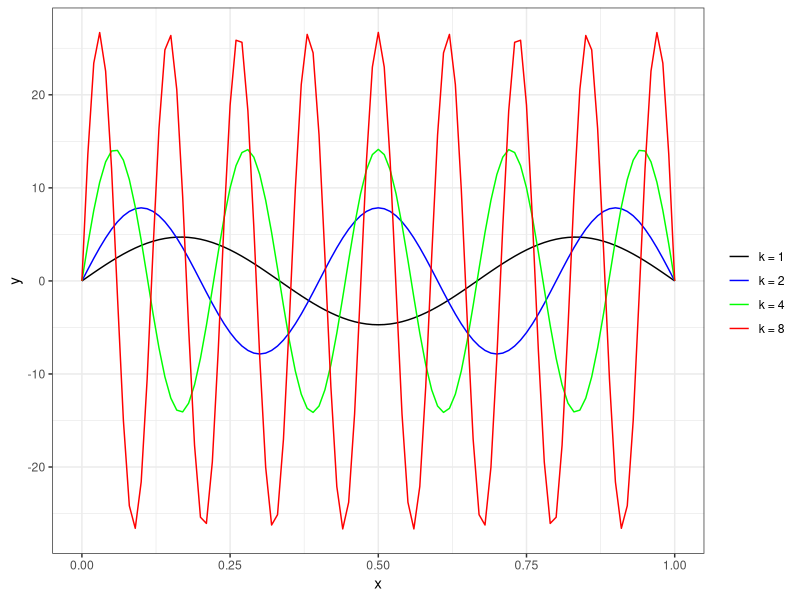
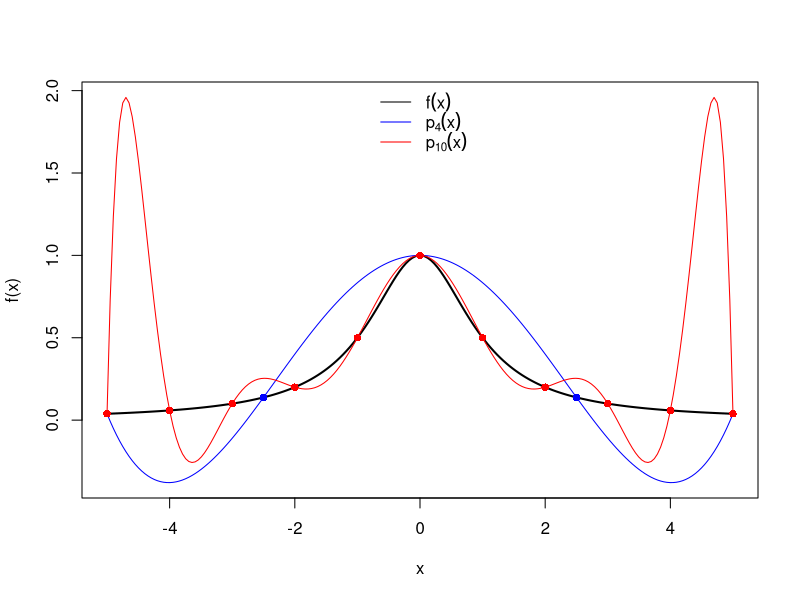
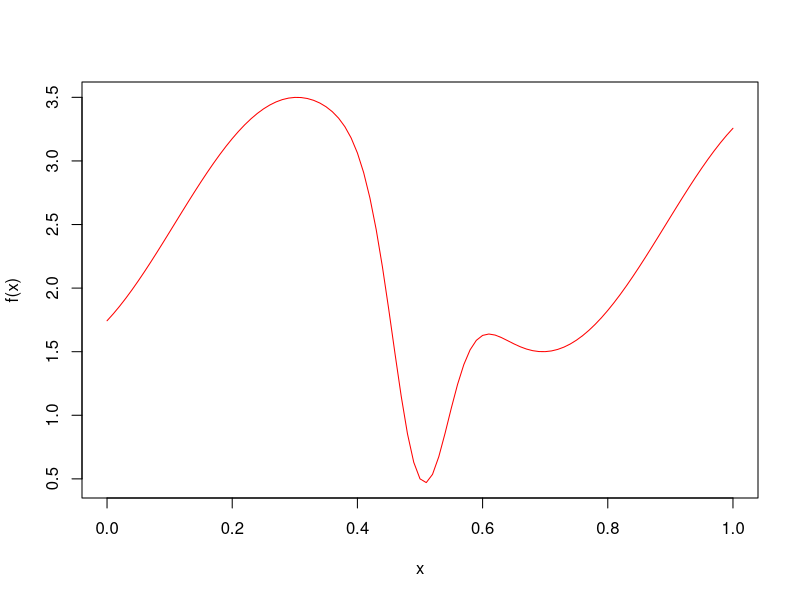
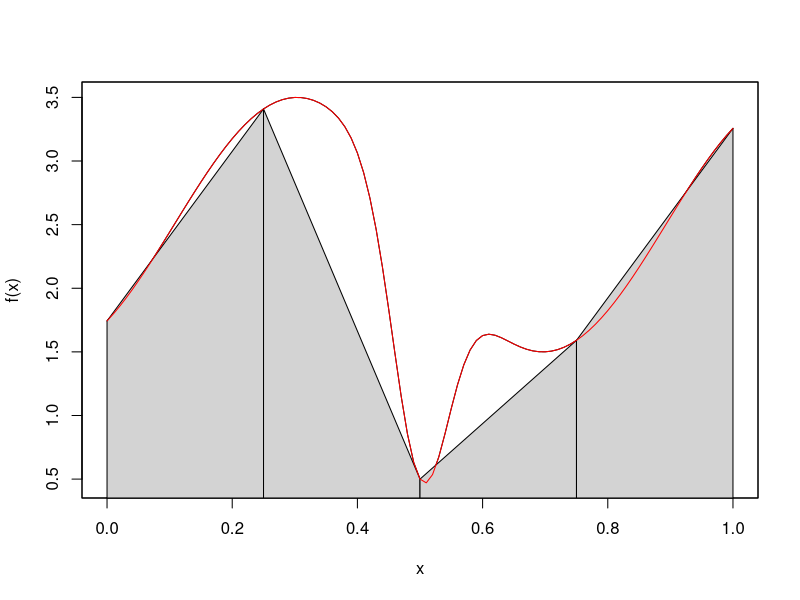
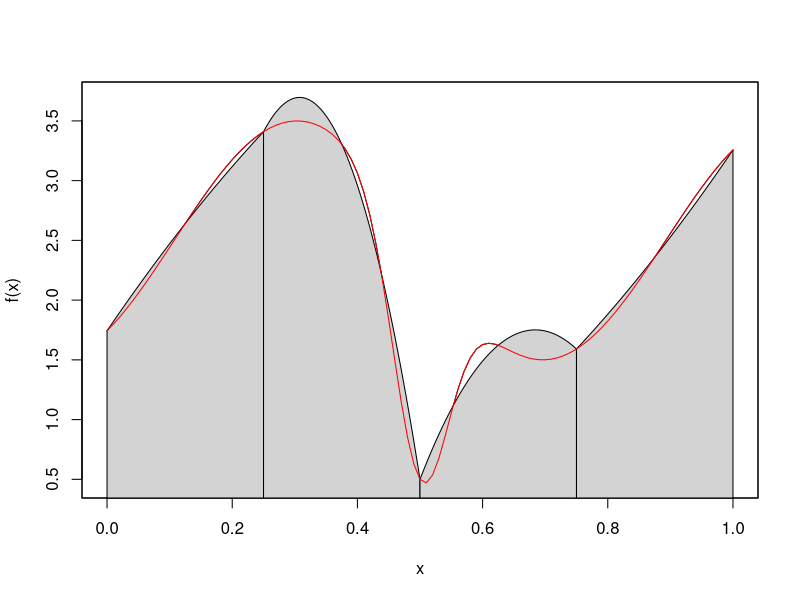
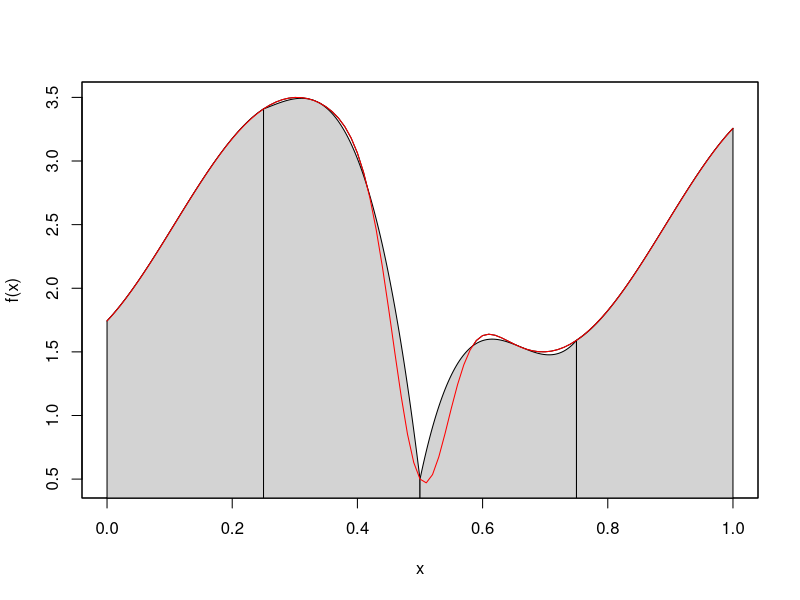
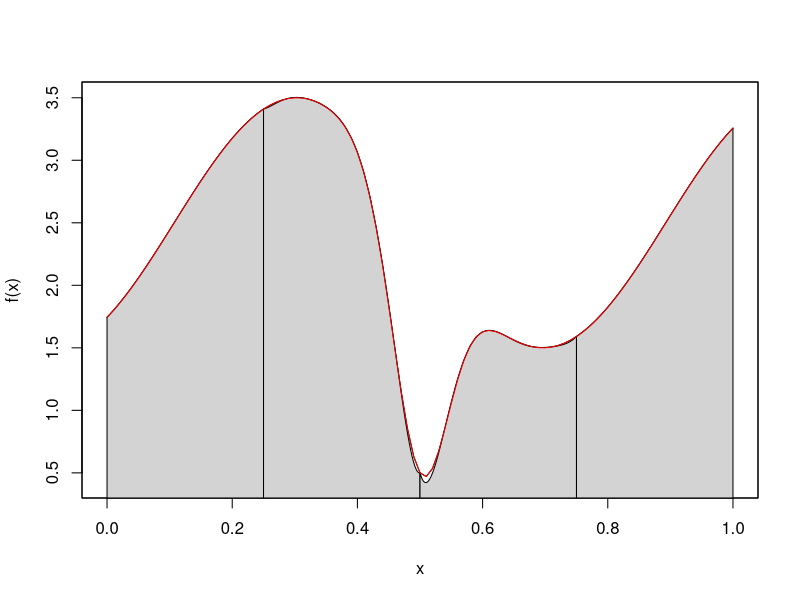
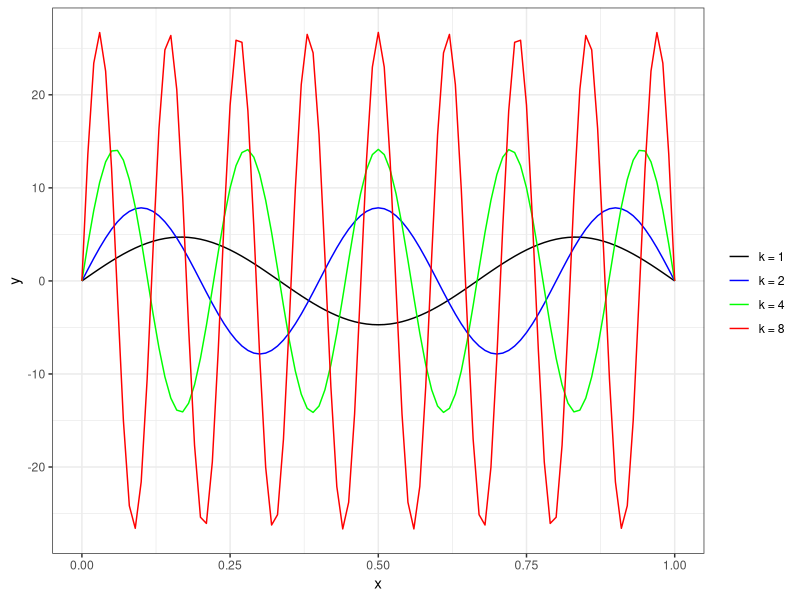

Reproduce these figures in R, in order.




library(knitr)
library(ggplot2)

f = function(x, k) {
  (2 * k + 1) * base::pi / 2 * sin((2 * k + 1) * base::pi * x)
}

pl = ggplot(data.frame(x = c(0, 1)), aes(x = x)) + theme_bw()
pl = pl + geom_path(aes(colour = "black"), stat = "function", fun = function(x) f(x, 1))
pl = pl + geom_path(aes(colour = "blue"), stat = "function", fun = function(x) f(x, 2))
pl = pl + geom_path(aes(colour = "green"), stat = "function", fun = function(x) f(x, 4))
pl = pl + geom_path(aes(colour = "red"), stat = "function", fun = function(x) f(x, 8))
pl = pl + scale_colour_identity(" ", guide = "legend",  labels = c("k = 1", "k = 2", "k = 4", "k = 8"),  breaks = c("black", "blue", "green", "red"))

pl

ggsave("../05-quadratur/figure_man/Example1.png", pl)





pinterpol = function(x, f, degree = 2) {
  a = min(x, na.rm = TRUE)
  b = max(x, na.rm = TRUE)
  xp = seq(a, b, length = degree + 1)
  y = f(xp)
  A = outer(xp, 0:degree, "^")
  beta = solve(A) %*% y
  y = outer(x, 0:degree, "^") %*% beta
  y
}

f = function(x) {  1 / (1 + x^2)}
x = seq(-5, 5, length = 200)
y4 = pinterpol(x, f, 4)
y10 = pinterpol(x, f, 10)
plot(f(x) ~ x, type = "l", ylim = range(f(x), y4, y10), lwd = 2)
lines(y4 ~ x, col = "blue")
lines(y10 ~ x, col = "red")
xp = seq(min(x), max(x), length = 4 + 1)
points(xp, f(xp), pch = 16, col = "blue")
xp = seq(min(x), max(x), length = 10 + 1)
points(xp, f(xp), pch = 16, col = "red")
legend("top", expression(f(x), p[4](x), p[10](x)), lwd = 1,
       col = c("black", "blue", "red"), box.col = NA, bg = NA)





newcot = function(f, a, b, n = 10, m = 3, open = FALSE, plot = FALSE, ...) {
  if(m > 10) stop("m > 10 is not allowed!")
  w = switch(m,
             "1" = c(1, 1) / 2,
             "2" = c(1, 4, 1) / 6,
             "3" = c(1, 3, 3, 1) / 8,
             "4" = c(7, 32, 12, 32, 7) / 90,
             "5" = c(19, 75, 50, 50, 75, 19) / 288,
             "6" = c(41, 216, 27, 272, 27, 216, 41) / 840,
             "7" = c(751, 3577, 1323, 2989, 2989, 1323,
                     3577, 751) / 17280,
             "8" = c(989, 5888, -928, 10496, -4540, 10496,
                     -928, 5888, 989) / 28350,
             "9" = c(2857, 15741, 1080, 19344, 5778, 5778,
                     19344, 1080, 15741, 2857) / 89600,
             "10" = c(16067, 106300, -48525, 272400, -260550,
                      427368, -260550, 272400, -48525, 106300, 16067) / 598752
  )
  
  xp = seq(a, b, length = n + 1)
  
  foo = function(w) {
    n = length(w) + open
    
    function(f, a, b) {
      pos = function(i) a + i * (b - a) / n
      xp = pos(seq.int(0, length(w) - 1))
      (b - a) / sum(w) * sum(f(xp) * w)
    }
  }
  
  bar = foo(w)
  
  area = 0
  for(i in seq_len(n)) {
    area = area + bar(f, xp[i], xp[i + 1])
  }
  
  if(plot) {
    y = NULL
    for(i in seq_len(n)) {
      x = seq(xp[i], xp[i + 1], length = 100)
      y = cbind(y, pinterpol(x, f, degree = m))
    }
    curve(f, a, b,
          ylim = range(f(seq(a, b, length = 100)), y), ...)
    
    for(i in seq_len(n)) {
      x = seq(xp[i], xp[i + 1], length = 100)
      p = cbind(c(x, rev(x)), c(y[, i], rep(0, length(x))))
      polygon(p, col = "lightgray")
    }
    curve(f, a, b, add = TRUE, col = "red", ...)
    box()
  } else area
}


fun = function(x) {
  -1 * (sin(2 * (4*x - 2)) + 2 * exp(-16^2 * (x - 0.5)^2)) + 2.5
}
curve(fun, 0, 1, col = "red", ylab = "f(x)")


newcot(fun, 0, 1, n = 4, m = 1, plot = TRUE)


newcot(fun, 0, 1, n = 4, m = 2, plot = TRUE)


newcot(fun, 0, 1, n = 4, m = 3, plot = TRUE)


newcot(fun, 0, 1, n = 4, m = 7, plot = TRUE)




